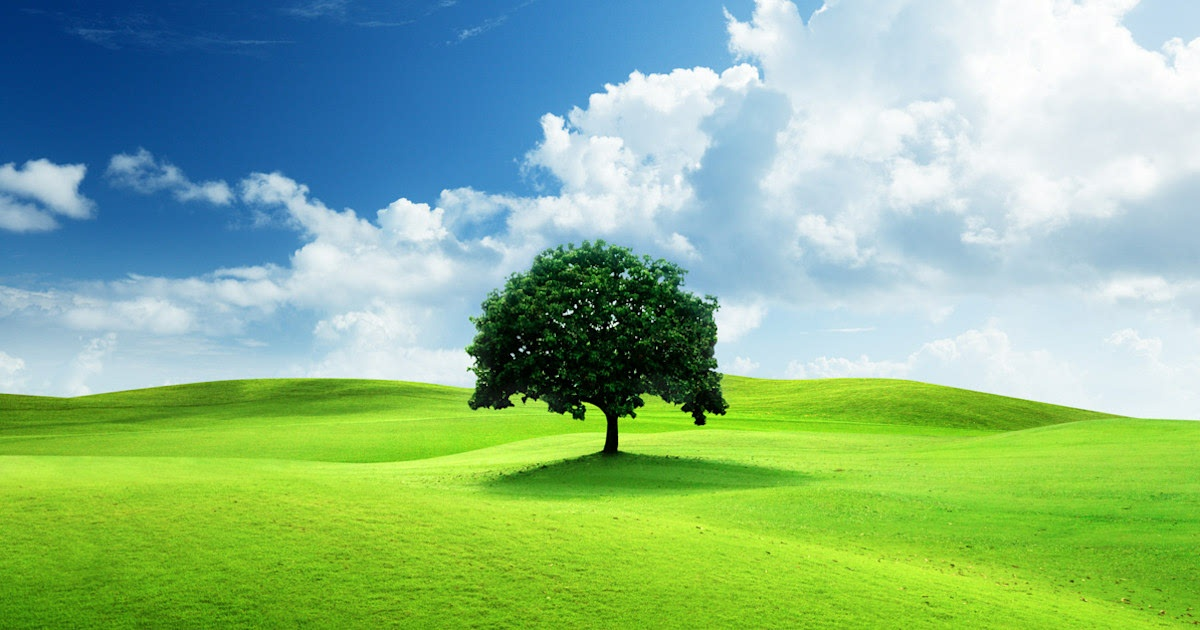
#> input picture compressed_image.jpg, 1200 x 630 px, given in place of car1.jpg, which was not available; the run also reads 1 picture not shown here
$ jupyter execute Lecture3-checkpoint.ipynb
#> lines starting #> are read from the running program, lines starting #| are printed output that depends on the picture; pictures that were not available may be replaced by others from this repository, and a replacement may not be noted
[cell 1]
from PIL import Image
from PIL import ImageDraw

image = Image.open(r"C:\\Users\\ML\Desktop\\123B1F033\\car1.jpg")
#> image is the input picture: PIL image 1200x630 RGB; mean R, G, B 138.7, 183.6, 138.7
image.show()

[cell 2]
print(image.size)
#| (1200, 630)
print(image.format)
#| JPEG
print(image.mode)
#| RGB

[cell 3]
resized_image = image.resize((1000, 500))
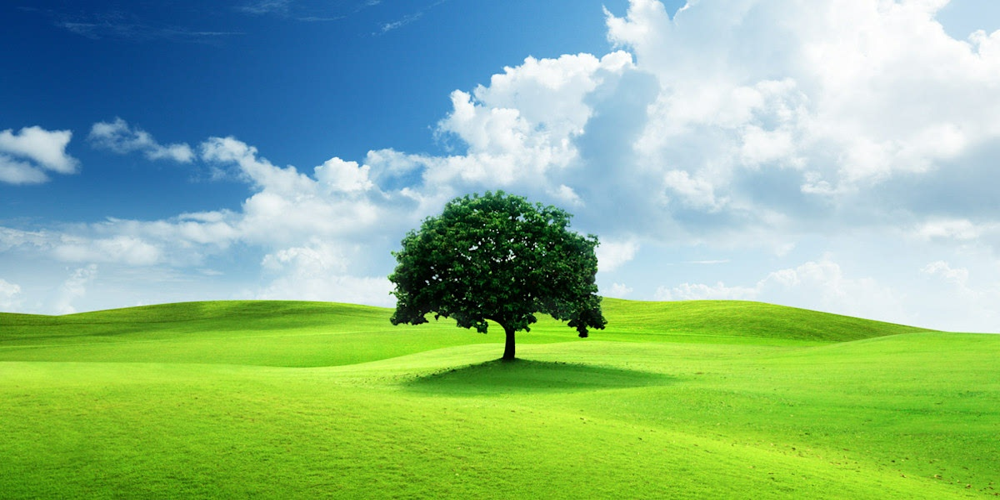
#> resized_image: PIL image 1000x500 RGB; mean R, G, B 138.7, 183.6, 138.7
resized_image.show()

[cell 4]
cropped_image = image.crop((10, 10,1000, 1000))
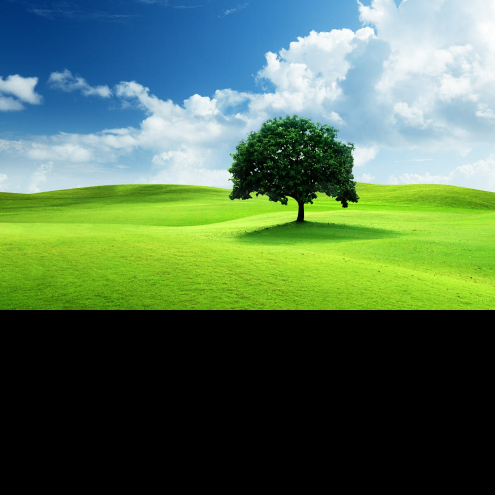
#> cropped_image: PIL image 990x990 RGB (shown at 1/2 size); mean R, G, B 81.3, 110.9, 82.5
cropped_image.show()

[cell 5]
rotated_image = image.rotate(100)
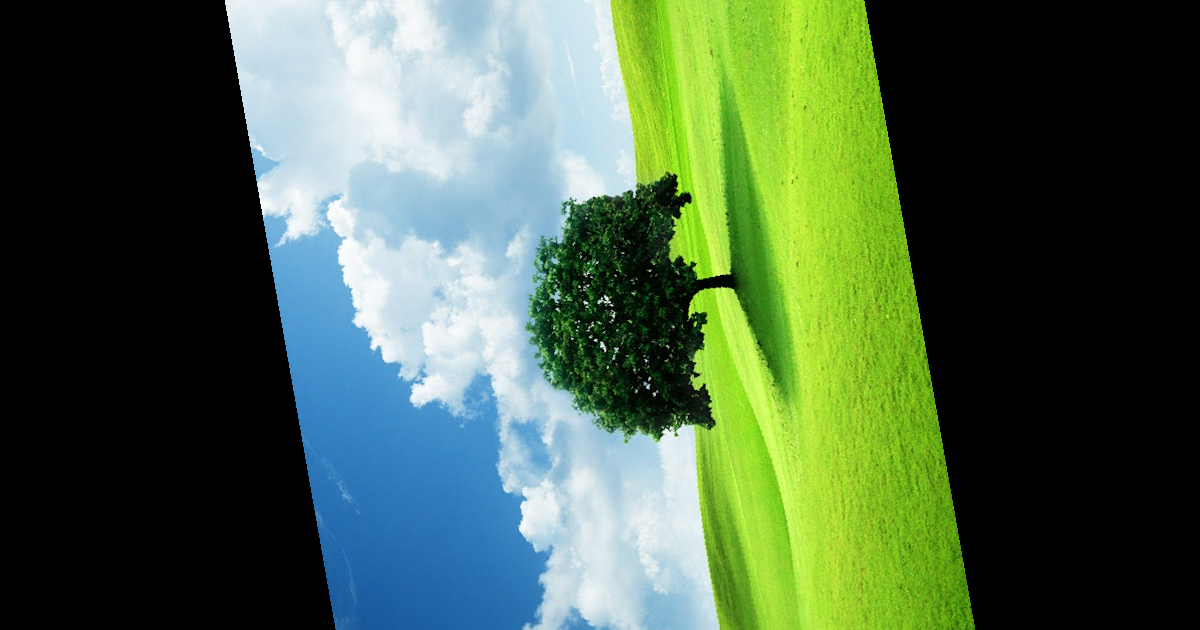
#> rotated_image: PIL image 1200x630 RGB; mean R, G, B 74.4, 98.7, 72.5
rotated_image.show()

[cell 6]
from PIL import Image,ImageDraw,ImageFont

image = Image.open(r"C:\\Users\\ML\Desktop\\123B1F033\\car1.jpg")
draw = ImageDraw.Draw(image)
font = ImageFont.truetype("FreebrushScriptPLng.ttf", 500)

text = "Vintage Car"
position = (1057, 1205)
color = (9, 0, 11)
draw.text(position, text, fill=color, font=font)
image.show()

[cell 7]
from PIL import Image, ImageDraw, ImageFont
# Open the image and the watermark image
image = Image.open(r"C:\\Users\\ML\Desktop\\123B1F033\\car1.jpg").convert("RGBA")
#> image: PIL image 1200x630 RGBA
watermark = Image.open(r"C:\\Users\\ML\\Desktop\\123B1F033\\watermark.png").convert("RGBA")
# Resize the watermark image to a suitable size
width, height = image.size
#> width = 1200; height = 630
watermark = watermark.resize((width, height))
#> watermark: PIL image 1200x630 RGBA
# Blend the watermark with the image
image.paste(watermark, (width - watermark.width - 10, height - watermark.height - 10),watermark)
# Display the watermarked image
image.show()

[cell 8]
from PIL import Image, ImageDraw, ImageFont,ImageEnhance

image = Image.open(r"C:\\Users\\ML\Desktop\\123B1F033\\car1.jpg").convert("RGBA")
# Adjust the brightness
enhancer = ImageEnhance.Brightness(image)
brightened_image = enhancer.enhance(1.5)
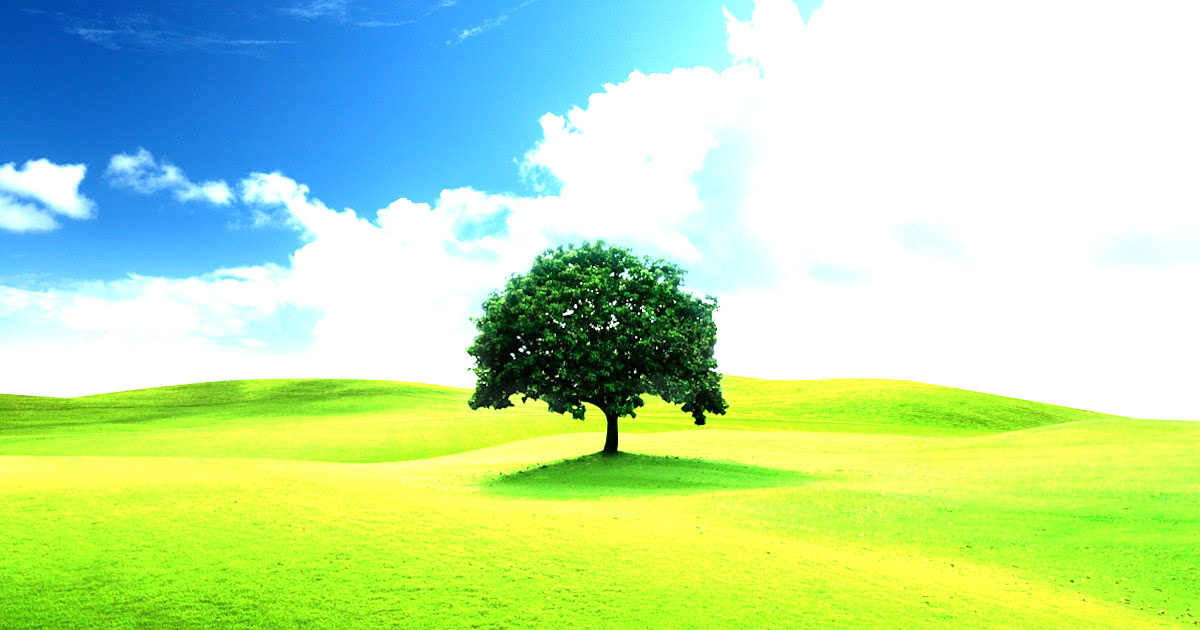
#> brightened_image: PIL image 1200x630 RGBA; mean R, G, B, A 186.6, 226.7, 168.8, 255
# Adjust the contrast
enhancer = ImageEnhance.Contrast(brightened_image)
contrasted_image = enhancer.enhance(1.2)
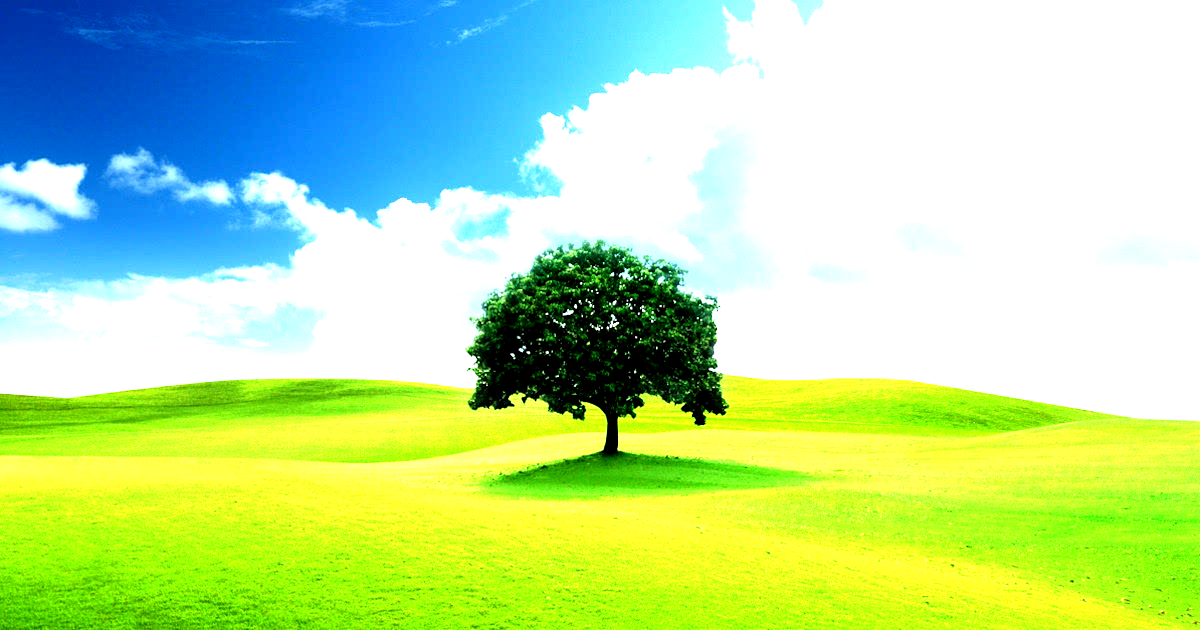
#> contrasted_image: PIL image 1200x630 RGBA; mean R, G, B, A 180.4, 224, 157.9, 255
# Display the enhanced image
contrasted_image.show()
image.save("contrasted_image.png", format="PNG")

[cell 9]
from PIL import Image
try:
    image = Image.open("image.jpg")
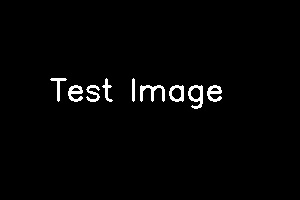
#> input picture input_image.jpg, 300 x 200 px, given in place of image.jpg, which was not available
#> image is the input picture: PIL image 300x200 RGB; min 0, max 255, mean 5
    image.show()
except FileNotFoundError:
    print("Image file not found.")
except Exception as e:
    print("An error occurred:", str(e))
